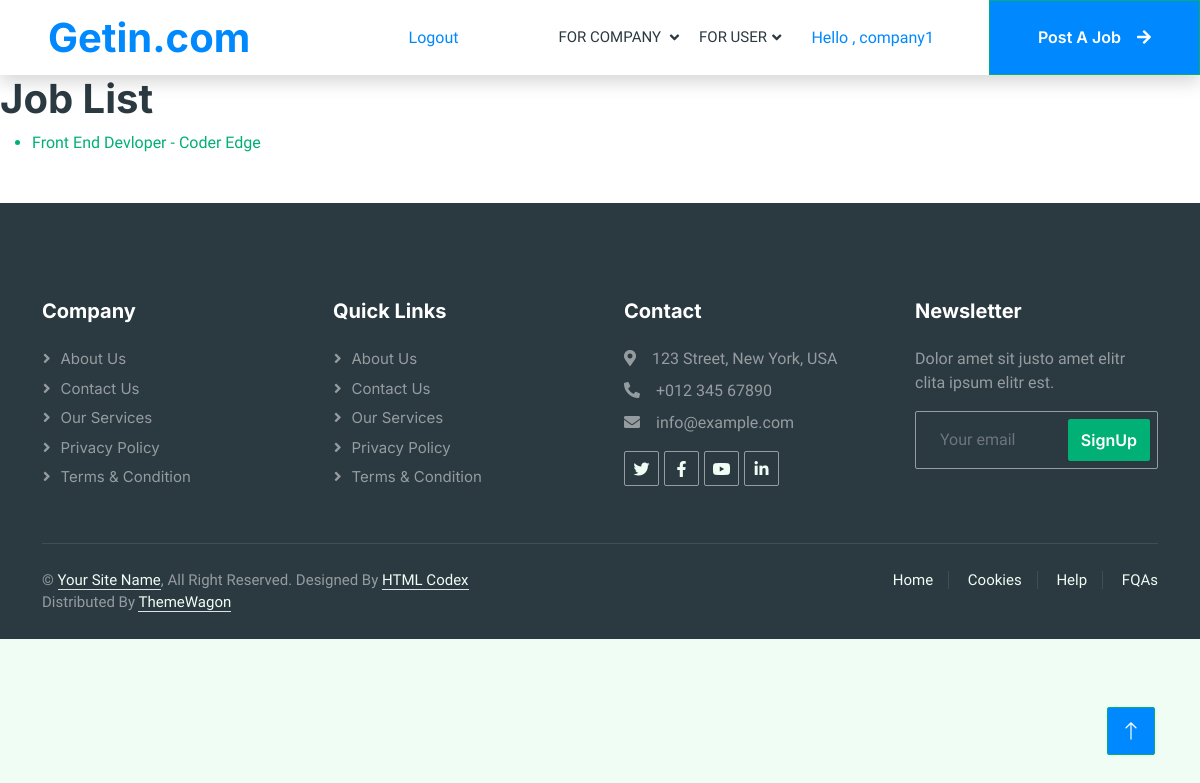
The page /company_joblist/ (signed in) on the database its author committed.
### account/models.py (models this page shows, shortened)
class CustomUser(AbstractUser):
    class Role(models.TextChoices):
        ADMIN = "ADMIN", "Admin"
        USER = "USER", "User"
        COMPANY = "COMPANY", "Company"
    base_role = Role.ADMIN
    role = models.CharField(max_length=50, choices=Role.choices)

### company/models.py (models this page shows, shortened)
class AddJob(models.Model):
    user = models.OneToOneField(CustomUser,on_delete=models.CASCADE,null=True)
    company_name = models.CharField(max_length=100,null=True)
    location = models.CharField(max_length=200,null=True)
    job_tittle = models.CharField(max_length=100,null=True)
    description = models.CharField(max_length=200,null=True)
    job_type = models.CharField(max_length=100,null=True)
    salary = models.CharField(max_length=100,null=True)
    skills_required = models.CharField(max_length=250,null= True)
    education_required = models.CharField(max_length=150,null=True)
    experience_required = models.CharField(max_length=250,null= True)
    created = models.DateField(auto_now_add=True,null=True)
    updated = models.DateField(auto_now=True,null=True)

### company/decorators.py (the view)
    def wrappeer(request,*args,**kwargs):
        if not request.user.is_authenticated:
            return redirect('company_login')
        else:
            if request.user.role != 'COMPANY':
                return render(request, "unauthorized.html")
        return function(request,*args,**kwargs)

### company/views.py (called while the page is built)
@company_login_required
def company_joblist(request):
    user = request.user
    joblist = AddJob.objects.filter(user=user)
    context = {'joblist':joblist}
    return render(request,'company/company_joblist.html',context)

### templates/company/company_joblist.html (shortened to what this page needs)
{% extends 'base.html' %}
{% block content %}
<!DOCTYPE html>
<html>
<head>
</head>
<body>
    <h1>Job List</h1>
    {% if joblist %}
        <ul>
            {% for joblist in joblist %}
               <a href="{% url 'company_jobdetails' joblist.id %}"><li>{{ joblist.job_tittle }} - {{ joblist.company_name }}</li></a>
            {% endfor %}
        </ul>
    {% else %}
        <p>No jobs available.</p>
    {% endif %}
</body>
</html>
{% endblock %}

### templates/base.html (shortened to what this page needs)
{% load static %}
<head>
    <link href="https://cdnjs.cloudflare.com/ajax/libs/font-awesome/5.10.0/css/all.min.css" rel="stylesheet">
    <link href="https://cdn.jsdelivr.net/npm/bootstrap-icons@1.4.1/font/bootstrap-icons.css" rel="stylesheet">
    <link href="{% static 'lib/animate/animate.min.css' %}" rel="stylesheet">
    <link href="{% static 'lib/owlcarousel/assets/owl.carousel.min.css' %}" rel="stylesheet">
    <link href="{% static 'css/bootstrap.min.css' %}" rel="stylesheet">
    <link href="{% static 'css/style.css' %}" rel="stylesheet">
</head>
<body>
    <!DOCTYPE html>
    <html lang="en">
    <div class="container-xxl bg-white p-0">
        <nav class="navbar navbar-expand-lg bg-white navbar-light shadow sticky-top p-0">
            <a href="{% url 'user_index' %}" class="navbar-brand d-flex align-items-center text-center py-0 px-4 px-lg-5">
                <h1 class="m-0 text-primary">Getin.com</h1>
            </a>
            <div class="collapse navbar-collapse" id="navbarCollapse">
                <div class="navbar-nav ms-auto p-4 p-lg-0">
                    {% if request.user.is_authenticated %}
                    <a style="margin-top: 25px; margin-right: 100px; color: #0089ff;" href="{% url 'logout_user' %}"> Logout</a>
                   {% endif %}
                    <div class="nav-item dropdown">
                        {% if request.user.is_authenticated %}
                        <a style="margin-right: 20px;" href="#" class="nav-link dropdown-toggle" data-bs-toggle="dropdown">For Company                                                                                                                          </a>
                    </div>
                    <div class="nav-item dropdown">
                        <a href="#" class="nav-link dropdown-toggle" data-bs-toggle="dropdown">For User</a>
                            {% endif %}
                    </div>
                </div>
                {% if request.user.is_authenticated %}
                        <a  style="text-decoration: none; margin-right: 55px; color: #0089ff;" href="{% url 'user_profileview' %}">Hello , {{ request.user.username }}</a>
                        {% else %}
                <p>Please log in to access this content.</p>
                        {% endif %}
                <a style="color:#ffffff; background-color: #0089ff;" href="" class="btn btn-primary rounded-0 py-4 px-lg-5 d-none d-lg-block">Post A Job<i class="fa fa-arrow-right ms-3"></i></a>
            </div>
        </nav>
        {% block content %}
        {% endblock %}
 <div class="container-fluid bg-dark text-white-50 footer pt-5 mt-5 wow fadeIn" data-wow-delay="0.1s">
    <div class="container py-5">
        <div class="row g-5">
            <div class="col-lg-3 col-md-6">
                <h5 class="text-white mb-4">Company</h5>
                <a class="btn btn-link text-white-50" href="">About Us</a>
                <a class="btn btn-link text-white-50" href="">Contact Us</a>
                <a class="btn btn-link text-white-50" href="">Our Services</a>
                <a class="btn btn-link text-white-50" href="">Privacy Policy</a>
                <a class="btn btn-link text-white-50" href="">Terms & Condition</a>
            </div>
            <div class="col-lg-3 col-md-6">
                <h5 class="text-white mb-4">Quick Links</h5>
                <a class="btn btn-link text-white-50" href="">About Us</a>
                <a class="btn btn-link text-white-50" href="">Contact Us</a>
                <a class="btn btn-link text-white-50" href="">Our Services</a>
                <a class="btn btn-link text-white-50" href="">Privacy Policy</a>
                <a class="btn btn-link text-white-50" href="">Terms & Condition</a>
            </div>
            <div class="col-lg-3 col-md-6">
                <h5 class="text-white mb-4">Contact</h5>
                <p class="mb-2"><i class="fa fa-map-marker-alt me-3"></i>123 Street, New York, USA</p>
                <p class="mb-2"><i class="fa fa-phone-alt me-3"></i>+012 345 67890</p>
                <p class="mb-2"><i class="fa fa-envelope me-3"></i>info@example.com</p>
                <div class="d-flex pt-2">
                    <a class="btn btn-outline-light btn-social" href=""><i class="fab fa-twitter"></i></a>
                    <a class="btn btn-outline-light btn-social" href=""><i class="fab fa-facebook-f"></i></a>
                    <a class="btn btn-outline-light btn-social" href=""><i class="fab fa-youtube"></i></a>
                    <a class="btn btn-outline-light btn-social" href=""><i class="fab fa-linkedin-in"></i></a>
                </div>
            </div>
            <div class="col-lg-3 col-md-6">
                <h5 class="text-white mb-4">Newsletter</h5>
                <p>Dolor amet sit justo amet elitr clita ipsum elitr est.</p>
                <div class="position-relative mx-auto" style="max-width: 400px;">
                    <input class="form-control bg-transparent w-100 py-3 ps-4 pe-5" type="text" placeholder="Your email">
                    <button type="button" class="btn btn-primary py-2 position-absolute top-0 end-0 mt-2 me-2">SignUp</button>
                </div>
            </div>
        </div>
    </div>
    <div class="container">
        <div class="copyright">
            <div class="row">
                <div class="col-md-6 text-center text-md-start mb-3 mb-md-0">
                    &copy; <a class="border-bottom" href="#">Your Site Name</a>, All Right Reserved.
                    Designed By <a class="border-bottom" href="https://htmlcodex.com">HTML Codex</a>
                    </br>Distributed By <a class="border-bottom" href="https://themewagon.com" target="_blank">ThemeWagon</a>
                </div>
                <div class="col-md-6 text-center text-md-end">
                    <div class="footer-menu">
                        <a href="">Home</a>
                        <a href="">Cookies</a>
                        <a href="">Help</a>
                        <a href="">FQAs</a>
                    </div>
                </div>
            </div>
        </div>
    </div>
</div>
<a style="background-color: #0089ff;" href="#" class="btn btn-lg btn-primary btn-lg-square back-to-top"><i class="bi bi-arrow-up"></i></a>
</div>
</body>
</html>

### static/css/style.css (style rules this page uses)
:root { --primary: #00B074; --secondary: #2B9BFF; --light: #EFFDF5; --dark: #2B3940; }
.back-to-top { position: fixed; display: none; right: 45px; bottom: 45px; z-index: 99; }
.btn { font-family: 'Inter', sans-serif; font-weight: 600; transition: .5s; }
.btn.btn-primary, .btn.btn-secondary { color: #FFFFFF; }
.btn-lg-square { width: 48px; height: 48px; }
.btn-square, .btn-sm-square, .btn-lg-square { padding: 0; display: flex; align-items: center; justify-content: center; font-weight: normal; border-radius: 2px; }
.navbar .dropdown-toggle::after { border: none; content: "\f107"; font-family: "Font Awesome 5 Free"; font-weight: 900; vertical-align: middle; margin-left: 5px; transition: .5s; }
.navbar-dark .navbar-nav .nav-link, .navbar-light .navbar-nav .nav-link { margin-right: 30px; padding: 25px 0; color: #FFFFFF; font-size: 15px; text-transform: uppercase; outline: none; }
.navbar-light .navbar-brand, .navbar-light a.btn { height: 75px; }
.navbar-light .navbar-nav .nav-link { color: var(--dark); font-weight: 500; }
.navbar-light.sticky-top { top: -100px; transition: .5s; }
.footer .btn.btn-social { margin-right: 5px; width: 35px; height: 35px; display: flex; align-items: center; justify-content: center; color: var(--light); border: 1px solid rgba(255,255,255,0.5); border-radius: 2px; transition: .3s; }
.footer .btn.btn-link { display: block; margin-bottom: 5px; padding: 0; text-align: left; font-size: 15px; font-weight: normal; text-transform: capitalize; transition: .3s; }
.footer .btn.btn-link::before { position: relative; content: "\f105"; font-family: "Font Awesome 5 Free"; font-weight: 900; margin-right: 10px; }
.footer .form-control { border-color: rgba(255,255,255,0.5); }
.footer .copyright { padding: 25px 0; font-size: 15px; border-top: 1px solid rgba(256, 256, 256, .1); }
.footer .copyright a { color: var(--light); }
.footer .footer-menu a { margin-right: 15px; padding-right: 15px; border-right: 1px solid rgba(255, 255, 255, .1); }
.footer .footer-menu a:last-child { margin-right: 0; padding-right: 0; border-right: none; }

### templates/base.html (style rules this page uses)
.text-primary { color: #0089ff !important; }

### rows shown on the page
CustomUser: user.username "company1"
AddJob: job_tittle "Front End Devloper", company_name "Coder Edge"
